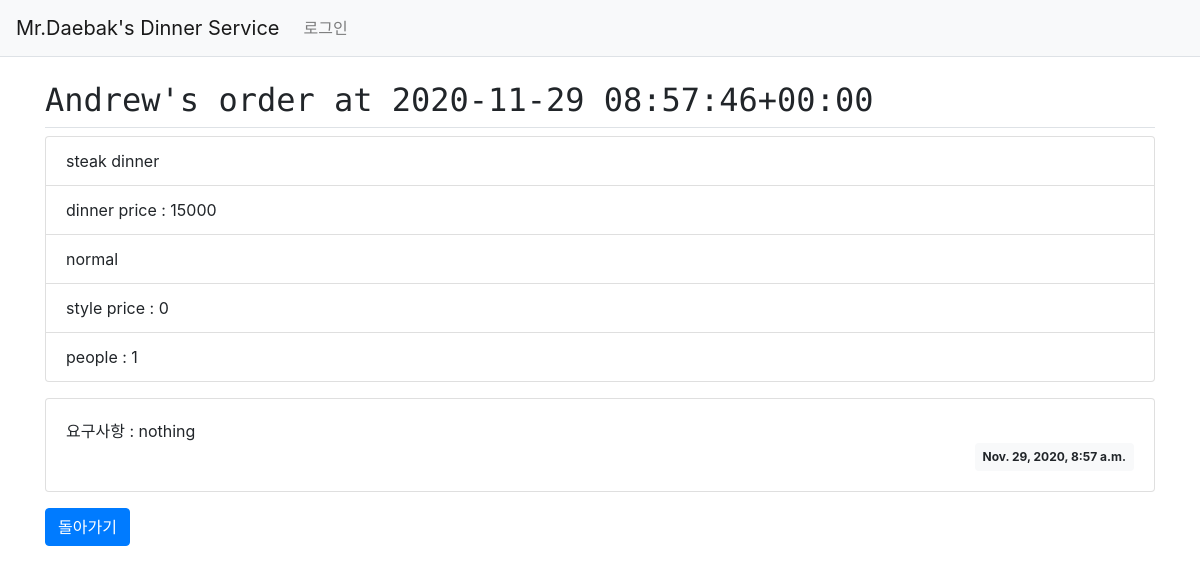
Before: /myorder/1/ with the older database file.
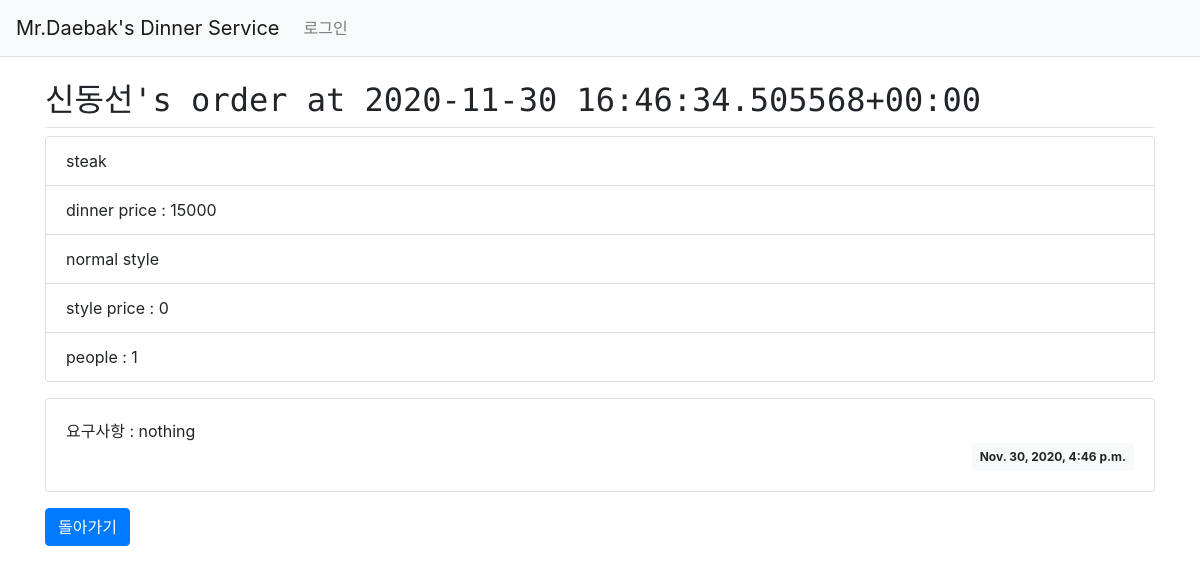
After: the same page with the newer database file.
### myorder/models.py (models this page shows, shortened)
class Order(models.Model):
    username = models.TextField()
    customer = models.ForeignKey(User, on_delete=models.CASCADE, null=True)
    dinner = models.ForeignKey('Dinner', on_delete=models.CASCADE, default=None)
    style = models.ForeignKey('Style', on_delete=models.CASCADE, default=None)
    details = models.TextField()
    people = models.IntegerField(default=1)
    address = models.TextField()
    create_date = models.DateTimeField()
    def __str__(self):
        return str(self.username) + '\'s order at ' + str(self.create_date)

class Dinner(models.Model):
    dinnername = models.TextField()
    dishes = models.ManyToManyField('Dish')
    appliablestyle = models.ManyToManyField('Style')
    price = models.IntegerField()

class Style(models.Model):
    stylename = models.TextField()
    tablewares = models.ManyToManyField('Tableware')
    price = models.IntegerField()

### myorder/views.py (the view)
# urls.py: path('<int:order_id>/', views.order_detail, name='order_detail'),
def order_detail(request, order_id):
    order = get_object_or_404(Order, pk=order_id)
    context = {'order': order}
    return render(request, 'myorder/order_detail.html', context)

### templates/myorder/order_detail.html (shortened to what this page needs)
{% extends 'base.html' %}
{% block content %}
<div class="container my-3">
    <h2 class="border-bottom py-2">{{ order }}</h2>
    <ul class="list-group">
        <li class = "list-group-item">{{ order.dinner.dinnername }}</li>
        <li class = "list-group-item">dinner price : {{ order.dinner.price }}</li>
        <li class = "list-group-item">{{ order.style.stylename }}</li>
        <li class = "list-group-item">style price : {{ order.style.price }}</li>
        <li class = "list-group-item">people : {{ order.people }}</li>
    </ul>
    <div class="card my-3">
        <div class="card-body">
            <div class="card-text" style="white-space: pre-line;">요구사항 : {{ order.details }}</div>
            <div class="d-flex justify-content-end">
                <div class="badge badge-light p-2">
                    {{ order.create_date }}
                </div>
            </div>
        </div>
    </div>
    {% if user.is_staff %}
    <a href="{% url 'myorder:order_list' %}" class="btn btn-primary">목록보기</a>
    <a href="#" class="delete btn btn-sm btn-outline-secondary"
       data-uri="{% url 'myorder:order_complete' order.id %}">주문처리</a>
    {% else %}
    <a href="{% url 'myorder:index' %}" class="btn btn-primary">돌아가기</a>
    {% endif %}
</div>
{% endblock %}

Changed rows visible on the page:
changed Order "nothing": username+create_date "Andrew's order at 2020-11-29 08:57:46+00:00" → "신동선's order at 2020-11-30 16:46:34.505568+00:00"; dinner.dinnername "steak dinner" → "steak"; style.stylename "normal" → "normal style"; create_date "Nov. 29, 2020, 8:57 a.m." → "Nov. 30, 2020, 4:46 p.m."
